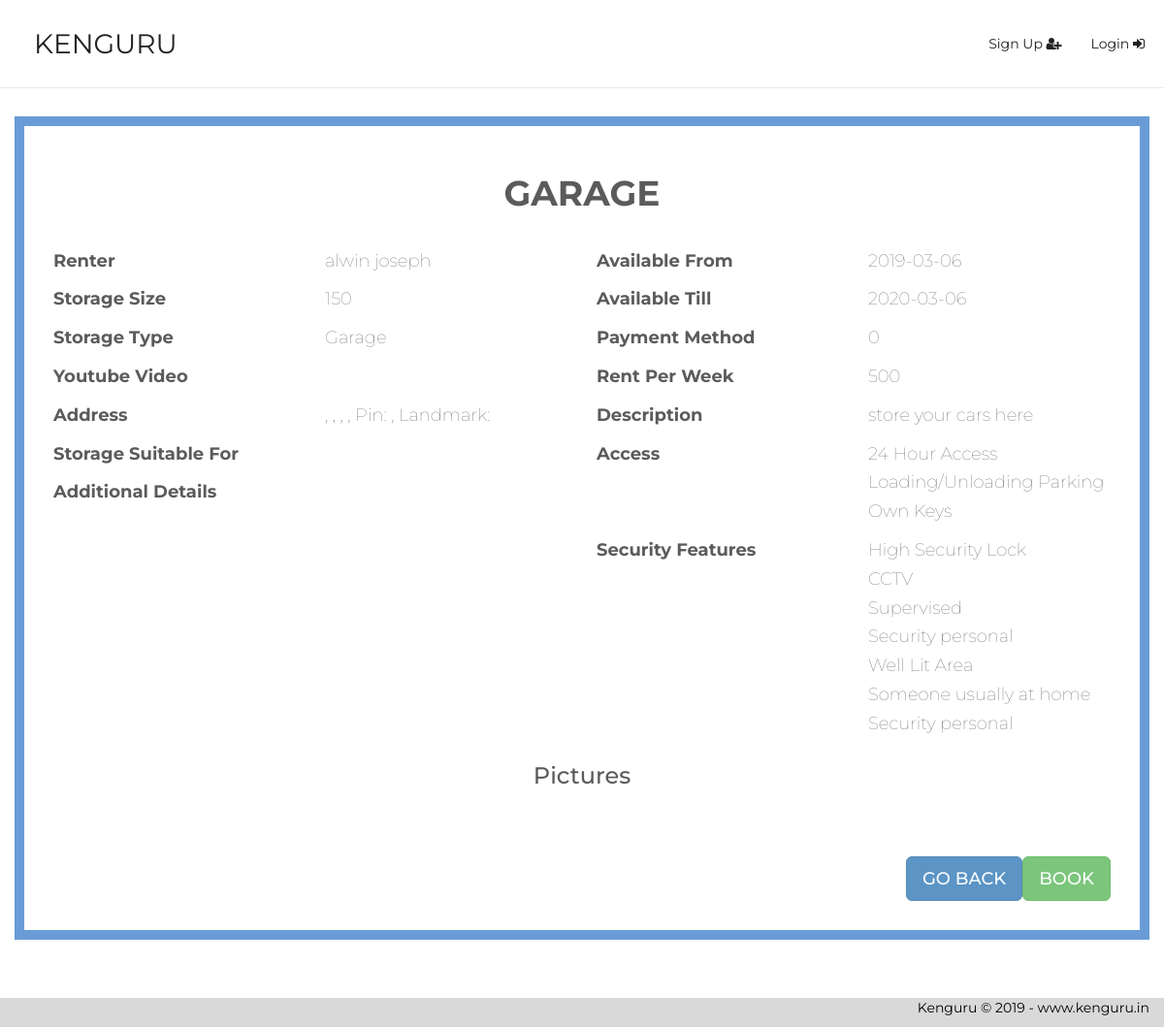
The page /storageshow.php?bvalue=10 on the database its author committed.
### tables this page shows
CREATE TABLE `storage` (
  `storage_id` int(10) NOT NULL,
  `storage_size` int(10) NOT NULL,
  `rent` int(5) NOT NULL,
  `picture` varchar(650) NOT NULL,
  `status` tinyint(1) NOT NULL,
  `start_date` date NOT NULL,
  `stop_date` date NOT NULL,
  `saftey_feature` varchar(100) NOT NULL,
  `owner_id` varchar(10) NOT NULL,
  `storage_name` varchar(30) NOT NULL,
  `payment_method` int(10) NOT NULL,
  `storage_type` varchar(50) NOT NULL,
  `yt_video` varchar(200) NOT NULL,
  `desc_space` varchar(500) NOT NULL,
  `customer_id` varchar(10) NOT NULL,
  `address2_id` int(5) NOT NULL
);

CREATE TABLE `customer` (
  `customer_pass` int(20) NOT NULL,
  `first_name` varchar(30) NOT NULL,
  `last_name` varchar(30) NOT NULL,
  `email` varchar(40) NOT NULL,
  `phone_number` bigint(12) NOT NULL,
  `dob` date NOT NULL,
  `display_picture` varchar(650) NOT NULL,
  `address2_id` int(10) NOT NULL,
  `customer_id` varchar(10) NOT NULL,
  `aadhar_card` varchar(30) NOT NULL
);

CREATE TABLE `access_info` (
  `id_access` int(5) NOT NULL,
  `value` varchar(45) NOT NULL,
  `storage_id` int(10) NOT NULL
);

CREATE TABLE `security_features` (
  `idsecurity_features` int(5) NOT NULL,
  `value` varchar(45) NOT NULL,
  `storage_id` int(10) NOT NULL
);

### storageshow.php (the view, shortened to what this page needs)
<!DOCTYPE html>
<html lang="en">
	<head>
	<link rel="stylesheet" href="https://maxcdn.bootstrapcdn.com/font-awesome/4.7.0/css/font-awesome.min.css">
	<link rel="stylesheet" href="https://maxcdn.bootstrapcdn.com/bootstrap/3.3.7/css/bootstrap.min.css">
	<link rel="stylesheet"
	href="https://cdnjs.cloudflare.com/ajax/libs/animate.css/3.5.2/animate.min.css">
	<link rel="stylesheet" type="text/css" href="storageshow.css">
	</head>
	<body>
<div id="myNavbar" class="navbar navbar-default navbar-fixed-top" role="navigation">
		<div class="navbar-header">
			<a href="index.php" class="navbar-brand" id="navTitle">KENGURU</a>
		</div>
			<div class="collapse navbar-collapse" id="bs-example-navbar-collapse-1">
<?php
if(isset($_SESSION['id'])){
  $std=$_SESSION['id'];
  include 'dbh.php';
					    $sql="SELECT * from customer where customer_id = '$std'";
					    $result= mysqli_query($conn ,$sql)or die(mysqli_error($conn));
					    if($row=mysqli_fetch_assoc($result)){
					      	echo "	<ul class='nav navbar-nav navbar-right'>
	        						<li><a href='Ken-userDash.php'>".$row['first_name']."</a></li>
	       							<li><a href='logout.php'>Logout <i class='fa fa-sign-in' aria-hidden='true'></i></a></li>
	      							</ul>";
							}
}
else{
  echo "<ul class='nav navbar-nav navbar-right'>
	        <li><a href='signlogin.php'>Sign Up <i class='fa fa-user-plus' aria-hidden='true'></i></a></li>
	        <li><a href='login.php'>Login <i class='fa fa-sign-in' aria-hidden='true'></i></a></li>
	      </ul>";
}
?>
			</div>
</div>
<?php
		$storageID = $_GET['bvalue'];
        include 'dbh.php';
        $sql="SELECT * from storage where  storage_id='$storageID'" ;
        $result= mysqli_query($conn ,$sql)or die(mysqli_error($conn));
        if($row=mysqli_fetch_assoc($result)){
        	$customerID = $row['owner_id'];
		$sql2="SELECT * from customer where  customer_id='$customerID'" ;
        	$result2= mysqli_query($conn ,$sql2)or die(mysqli_error($conn));
        	$row2=mysqli_fetch_assoc($result2);
        	$addressID = $row['address2_id'];
		$sql3="SELECT * from address where  address2_id='$addressID'" ;
        	$result3= mysqli_query($conn ,$sql3)or die(mysqli_error($conn));
        	$row3=mysqli_fetch_assoc($result3);
        	$sql5="SELECT * from access_info where  storage_id='$storageID'" ;
        	$result5= mysqli_query($conn ,$sql5)or die(mysqli_error($conn));
			$sql7="SELECT * from security_features where  storage_id='$storageID'" ;
        	$result7= mysqli_query($conn ,$sql7)or die(mysqli_error($conn));
          echo "<div class='container' id='storageInfo' style='background-color:white;opacity:0.8;'>
			  <h1>".$row['storage_name']."</h1>
			  <div class='row'>
				<div class='col-sm-6 col-md-6 col-lg-6'>
                    <div class='row'>
                        <div class='col-md-6'>
                            <h4><strong>Renter</strong></h4>
                        </div>
                        <div class='col-md-6'>
                            <h4>".$row2['first_name']." ".$row2['last_name']."</h4>
                        </div>
                    </div>
                    <div class='row'>
                        <div class='col-md-6'>
                            <h4><strong>Storage Size </strong></h4>
                        </div>
                        <div class='col-md-6'>
                            <h4>".$row['storage_size']."</h4>
                        </div>
                    </div>
                    <div class='row'>
                        <div class='col-md-6'>
                            <h4><strong>Storage Type </strong></h4>
                        </div>
                        <div class='col-md-6'>
                            <h4>".$row['storage_type']."</h4>
                        </div>
                    </div>
                    <div class='row'>
                        <div class='col-md-6'>
                            <h4><strong>Youtube Video </strong></h4>
                        </div>
                        <div class='col-md-6'>
                            <h4>".$row['yt_video']."</h4>
                        </div>
                    </div>
                    <div class='row'>
                        <div class='col-md-6'>
                            <h4><strong>Address </strong></h4>
                        </div>
                        <div class='col-md-6'>
                            <h4>".$row3['house_flat_no']." , ".$row3['street_colony']." , ".$row3['city']." , ".$row3['state']." , Pin: ".$row3['pincode']." , Landmark: ".$row3['land_mark']."</h4>
                        </div>
                    </div>
                    <div class='row'>
                        <div class='col-md-6'>
                            <h4><strong>Storage Suitable For </strong></h4>
                        </div>
                        <div class='col-md-6'>
                        ";
                            echo "</div>
                    </div>
                    <div class='row'>
                        <div class='col-md-6'>
                            <h4><strong>Additional Details </strong></h4>
                        </div>
                        <div class='col-md-6'>
                        ";
                                                echo "
                        </div>
                    </div>
				</div>
				<div class='col-sm-6 col-md-6 col-lg-6'>
                    <div class='row'>
                         <div class='col-md-6'>
                            <h4><strong>Available From </strong></h4>
                        </div>
                        <div class='col-md-6'>
                            <h4>".$row['start_date']."</h4>
                        </div>
                    </div>
                    <div class='row'>
                         <div class='col-md-6'>
                            <h4><strong>Available Till </strong></h4>
                        </div>
                        <div class='col-md-6'>
                            <h4>".$row['stop_date']."</h4>
                        </div>
                    </div>
                    <div class='row'>
                        <div class='col-md-6'>
                            <h4><strong>Payment Method </strong></h4>
                        </div>
                        <div class='col-md-6'>
                           <h4> ".$row['payment_method']."</h4>
                        </div>
                    </div>
                    <div class='row'>
                        <div class='col-md-6'>
                            <h4><strong>Rent Per Week </strong></h4>
                        </div>
                        <div class='col-md-6'>
                           <h4> ".$row['rent']."</h4>
                        </div>
                    </div>
                    <div class='row'>
                        <div class='col-md-6'>
                            <h4><strong>Description </strong></h4>
                        </div>
                        <div class='col-md-6'>
                            <h4>".$row['desc_space']."</h4>
                        </div>
                    </div>
                    <div class='row'>
                        <div class='col-md-6'>
                            <h4><strong>Access </strong></h4>
                        </div>
                        <div class='col-md-6'>
                            ";
                            while($row5=mysqli_fetch_array($result5)) {
                                $c1=$row5['value'];
                                echo "<h4>$c1 </h4>";
                            }
                                                echo "
                        </div>
                    </div>
                    <div class='row'>
                        <div class='col-md-6'>
                            <h4><strong>Security Features </strong>
                        </div>
                        <div class='col-md-6'>
                            ";
                            while($row7=mysqli_fetch_array($result7)) {
                                $c1=$row7['value'];
                                echo "<h4>$c1 </h4>";
                            }
                                                echo "
                        </div>
                    </div>
				</div>
			  </div>
			  <h3>Pictures</h3> <div class='row'>";
			  echo"</div><br><br>";
              if($customerID==$std){
                echo "<button class='btn btn-success btn-lg pull-right disabled'>Book</button>";
              }
              else{
                echo "<button class='btn btn-success btn-lg pull-right' onclick=window.location.href='bookstorage.php?cvalue=$customerID&bvalue=$storageID'>Book</button>";
              }
              echo"<button class='btn btn-primary btn-lg pull-right' onclick=window.location.href='search.php'>Go Back</button>
			</div>";
        }
        else{
			echo "No Search Results";
	}
?>
        <br><br><br>
        <div class="footer">
        Kenguru &#169 2019 - www.kenguru.in
        </div>
	</body>
</html>

### storageshow.css (style rules this page uses)
* { padding: 0; margin: 0; }
body { overflow-x: hidden; font-family: Montserrat; text-rendering: optimizeLegibility !important; -webkit-font-smoothing: antialiased !important; }
li { list-style: none; display: inline-block }
a { text-decoration: none; transition: all 500ms ease-in-out; }
h1, h2, h4 { font-family: Montserrat; text-transform: uppercase; font-weight: 700; }
.btn { transition: all 300ms ease-in-out; font-weight: 500 !important; text-transform: uppercase; }
.navbar { background-color: #ffffff !important; padding: 20px; }
.navbar a { color: #212121 !important; }
.navbar #navTitle { font-size: 2em; }
body { margin-top:40px; }
#storageInfo h4 { font-weight: 100; text-transform: none; }
#storageInfo h1,h3 { text-align: center; padding-bottom:20px; }
#storageInfo { margin-top: 120px; border:10px #4484ce solid; padding: 30px; }
.footer { color: black; background-color: #d9d9d9; width: 100%; height: 30px; text-align: right; padding-right: 15px; position:relative ; bottom:0; }

### storageshow.php (style rules this page uses)
body { background: url(images/search.jpg) no-repeat; background-size: cover; }

### rows shown on the page
storage: storage_name "GARAGE", storage_size "150", storage_type "Garage", start_date "2019-03-06", stop_date "2020-03-06", payment_method "0", rent "500", desc_space "store your cars here"
customer: first_name "alwin", last_name "joseph"
access_info: value "24 Hour Access"
access_info: value "Loading/Unloading Parking"
access_info: value "Own Keys"
security_features: value "High Security Lock"
security_features: value "CCTV"
security_features: value "Supervised"
security_features: value "Security personal"
security_features: value "Well Lit Area"
security_features: value "Someone usually at home"
security_features: value "Security personal"
